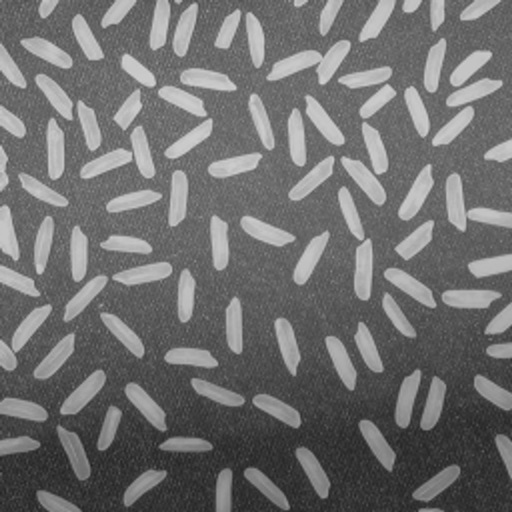
#> input picture 20250423-opencv/ch02/rice.png, 512 x 512 px
$ python ricecount.py
#> lines starting #> are read from the running program, lines starting #| are printed output that depends on the picture; after the words box and inside, x2 and y2 are one past the last pixel; in counts of white or black regions, pixels touching at a corner belong together
import sys
import numpy as np
import cv2


src = cv2.imread('rice.png', cv2.IMREAD_GRAYSCALE)
#> src is the input picture: shape (512, 512); min 33, max 211, mean 111.3

if src is None:
    print('Image load failed!')
    sys.exit()

# src 영상에 지역 이진화 수행 (local_th.py 참고)
dst1 = np.zeros(src.shape, np.uint8)

bw = src.shape[1] // 4
#> bw = 128
bh = src.shape[0] // 4
#> bh = 128

for y in range(4):
    for x in range(4):
        src_ = src[y*bh:(y+1)*bh, x*bw:(x+1)*bw]
        dst_ = dst1[y*bh:(y+1)*bh, x*bw:(x+1)*bw]
        cv2.threshold(src_, 0, 255, cv2.THRESH_BINARY | cv2.THRESH_OTSU, dst_)
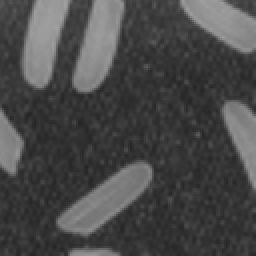
#> src_: shape (128, 128) (shown 2 times larger); min 37, max 161, mean 72.8

cnt1, _ = cv2.connectedComponents(dst1)
#> cnt1 = 113
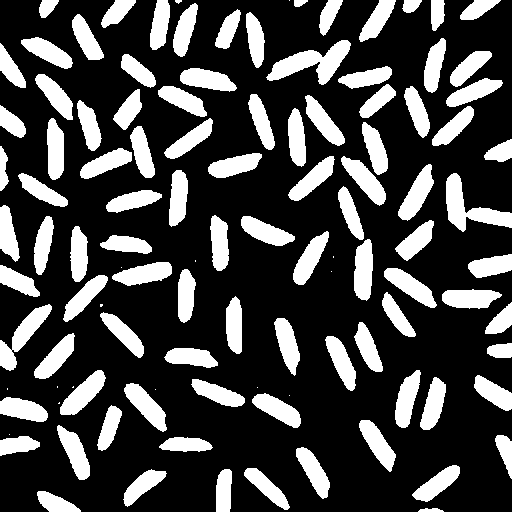
#> dst1: shape (512, 512); 27% white; 112 white regions (15 under 20 px), largest, box (x1, y1, x2, y2) and area: (266, 40, 351, 85) 1625, (446, 173, 512, 232) 1503, (0, 304, 52, 371) 1152
print('cnt1:', cnt1)
#| cnt1: 113

# 침식과 확장을 통해 잡음을 제거 해서 count를 확실히 제거
dst2 = cv2.morphologyEx(dst1, cv2.MORPH_OPEN, None)
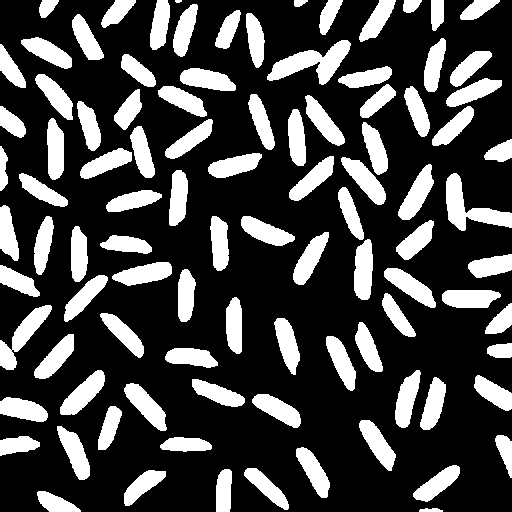
#> dst2: shape (512, 512); 27% white; 98 white regions (1 under 20 px), largest, box (x1, y1, x2, y2) and area: (267, 40, 351, 85) 1622, (446, 173, 512, 231) 1499, (0, 305, 52, 370) 1148
#dst2 = cv2.erode(dst1, None)
#dst2 = cv2.dilate(dst2, None)

cnt2, _ = cv2.connectedComponents(dst2)
#> cnt2 = 99
print('cnt2:', cnt2)
#| cnt2: 99

cv2.imshow('src', src)
cv2.imshow('dst1', dst1)
cv2.imshow('dst2', dst2)
cv2.waitKey()
cv2.destroyAllWindows()

$ run again, with 20250423-opencv/ch02/building.jpg saved as 20250423-opencv/ch02/rice.png
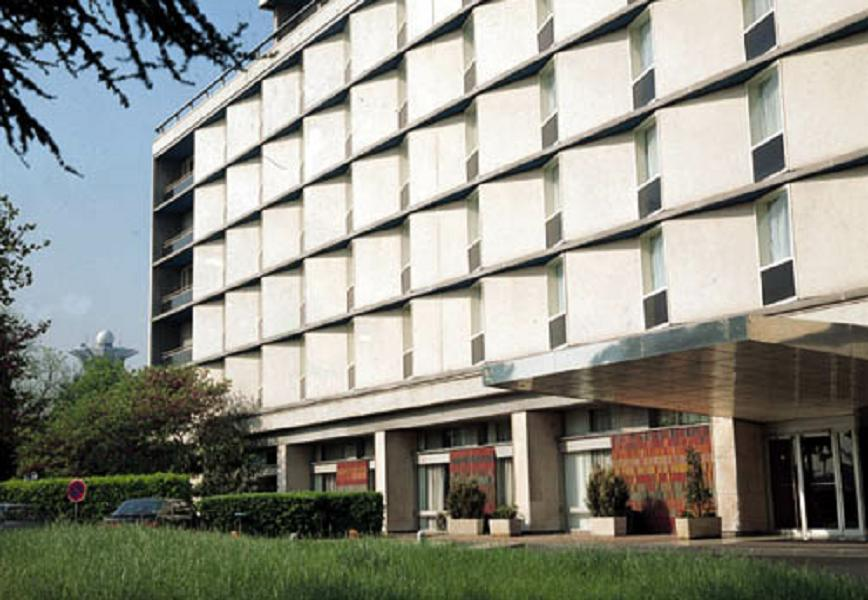
#> input picture 20250423-opencv/ch02/building.jpg, 868 x 600 px
#> after the loop `for y in range(4):`:
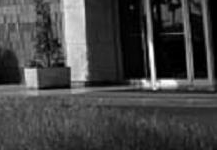
#> src_: shape (150, 217); min 0, max 254, mean 68
#> cnt1 = 325
#> dst1: shape (600, 868); 59.8% white; 281 black regions (215 under 20 px), largest, box (x1, y1, x2, y2) and area: (0, 14, 868, 600) 158664, (0, 0, 330, 160) 14480, (152, 0, 659, 318) 9176
#| cnt1: 325
#> `dst2 = cv2.morphologyEx(dst1, cv2.MORPH_OPEN, None)`:
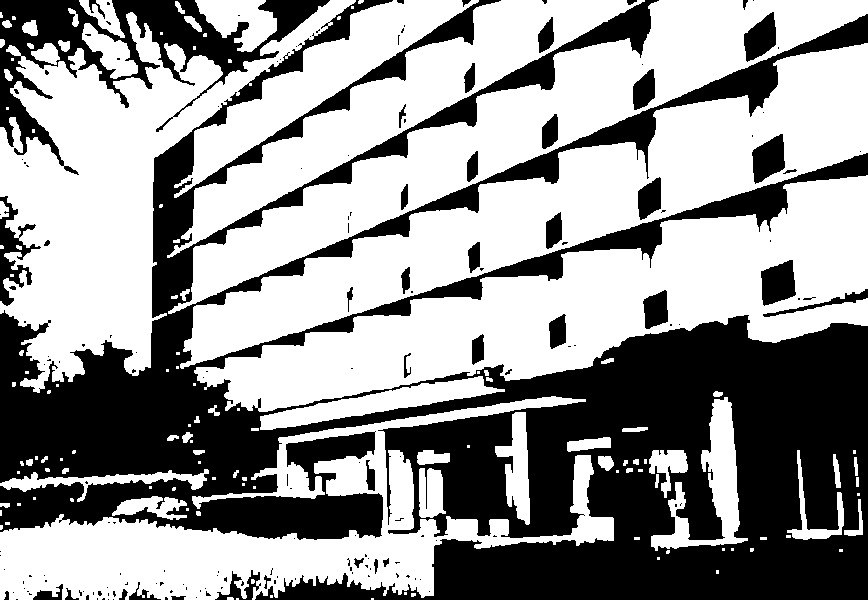
#> dst2: shape (600, 868); 59% white; 175 black regions (131 under 20 px), largest, box (x1, y1, x2, y2) and area: (0, 0, 868, 600) 185964, (0, 0, 330, 175) 14860, (0, 196, 41, 306) 1529
#> cnt2 = 133
#| cnt2: 133

$ run again, with 20250423-opencv/ch02/coins1.jpg saved as 20250423-opencv/ch02/rice.png
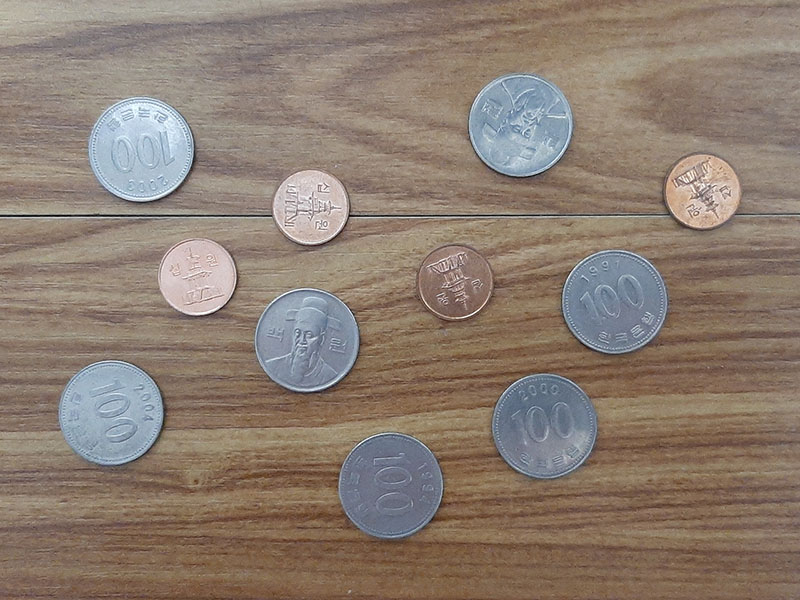
#> input picture 20250423-opencv/ch02/coins1.jpg, 800 x 600 px
#> after the loop `for y in range(4):`:
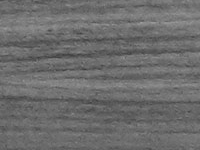
#> src_: shape (150, 200); min 57, max 160, mean 108.6
#> cnt1 = 3358
#> dst1: shape (600, 800); 38.7% white; 3357 white regions (3096 under 20 px), largest, box (x1, y1, x2, y2) and area: (0, 407, 494, 538) 24098, (469, 8, 800, 176) 22873, (200, 43, 478, 163) 12642
#| cnt1: 3358
#> `dst2 = cv2.morphologyEx(dst1, cv2.MORPH_OPEN, None)`:
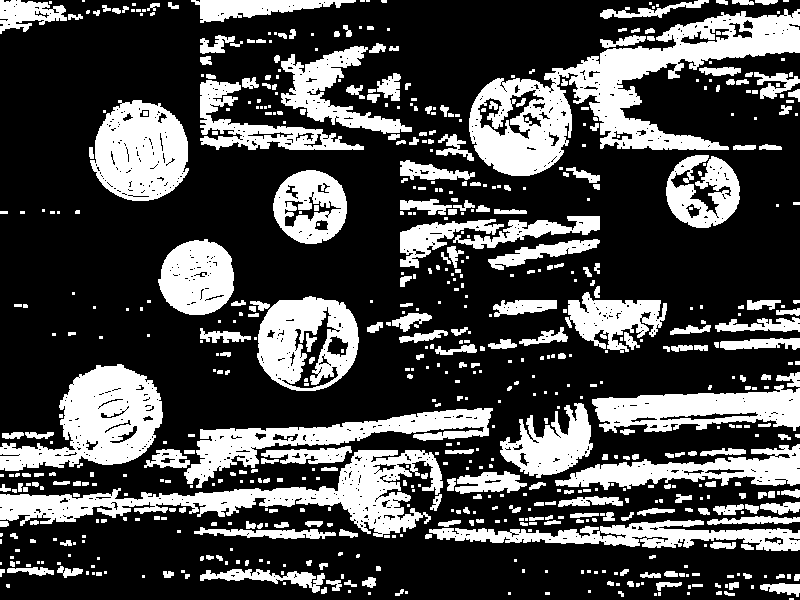
#> dst2: shape (600, 800); 29.3% white; 655 white regions (349 under 20 px), largest, box (x1, y1, x2, y2) and area: (469, 9, 800, 176) 18304, (0, 450, 443, 537) 11360, (0, 364, 163, 471) 8965
#> cnt2 = 656
#| cnt2: 656

$ run again, with 20250423-opencv/ch02/coins2.jpg saved as 20250423-opencv/ch02/rice.png
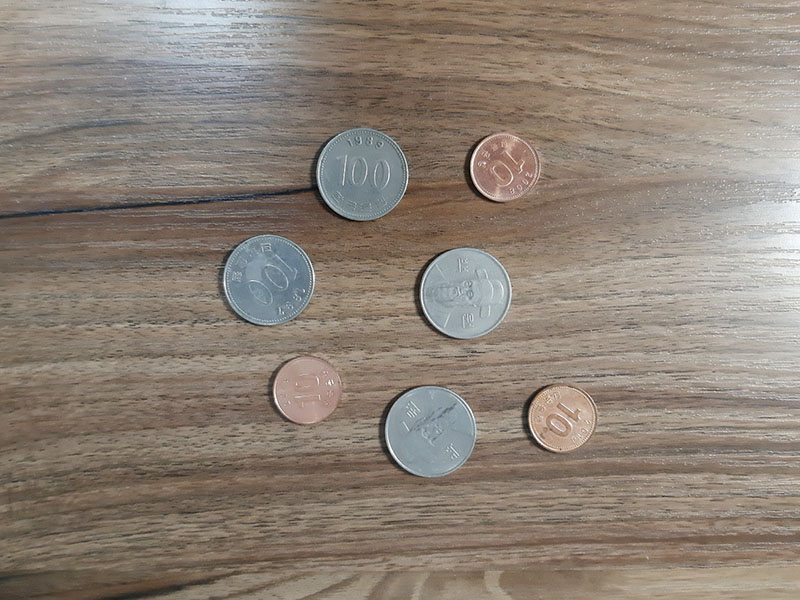
#> input picture 20250423-opencv/ch02/coins2.jpg, 800 x 600 px
#> after the loop `for y in range(4):`:
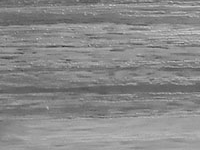
#> src_: shape (150, 200); min 36, max 208, mean 136.8
#> cnt1 = 2531
#> dst1: shape (600, 800); 49.5% white; 2530 white regions (2351 under 20 px), largest, box (x1, y1, x2, y2) and area: (0, 32, 800, 480) 83852, (0, 234, 428, 357) 28353, (0, 473, 800, 574) 22641
#| cnt1: 2531
#> `dst2 = cv2.morphologyEx(dst1, cv2.MORPH_OPEN, None)`:
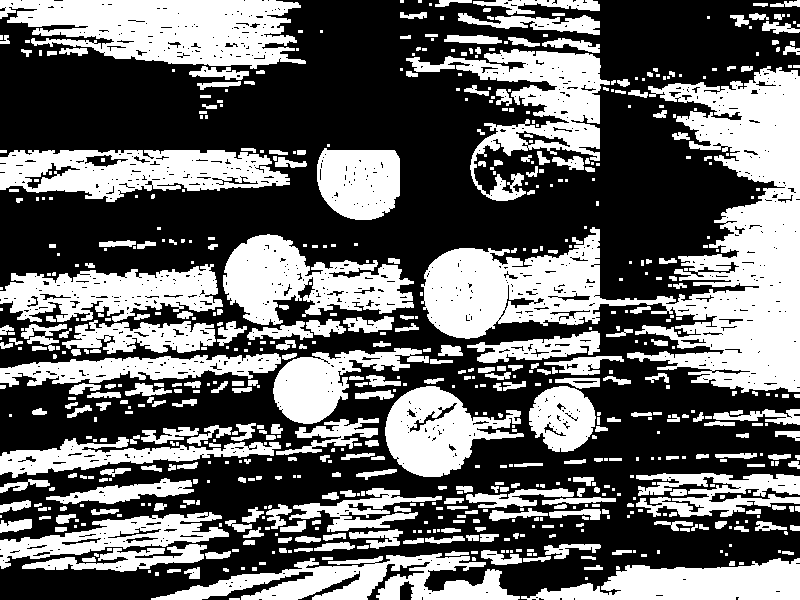
#> dst2: shape (600, 800); 40.9% white; 670 white regions (318 under 20 px), largest, box (x1, y1, x2, y2) and area: (421, 66, 800, 393) 41681, (0, 0, 306, 69) 14435, (406, 49, 610, 201) 9815
#> cnt2 = 671
#| cnt2: 671
